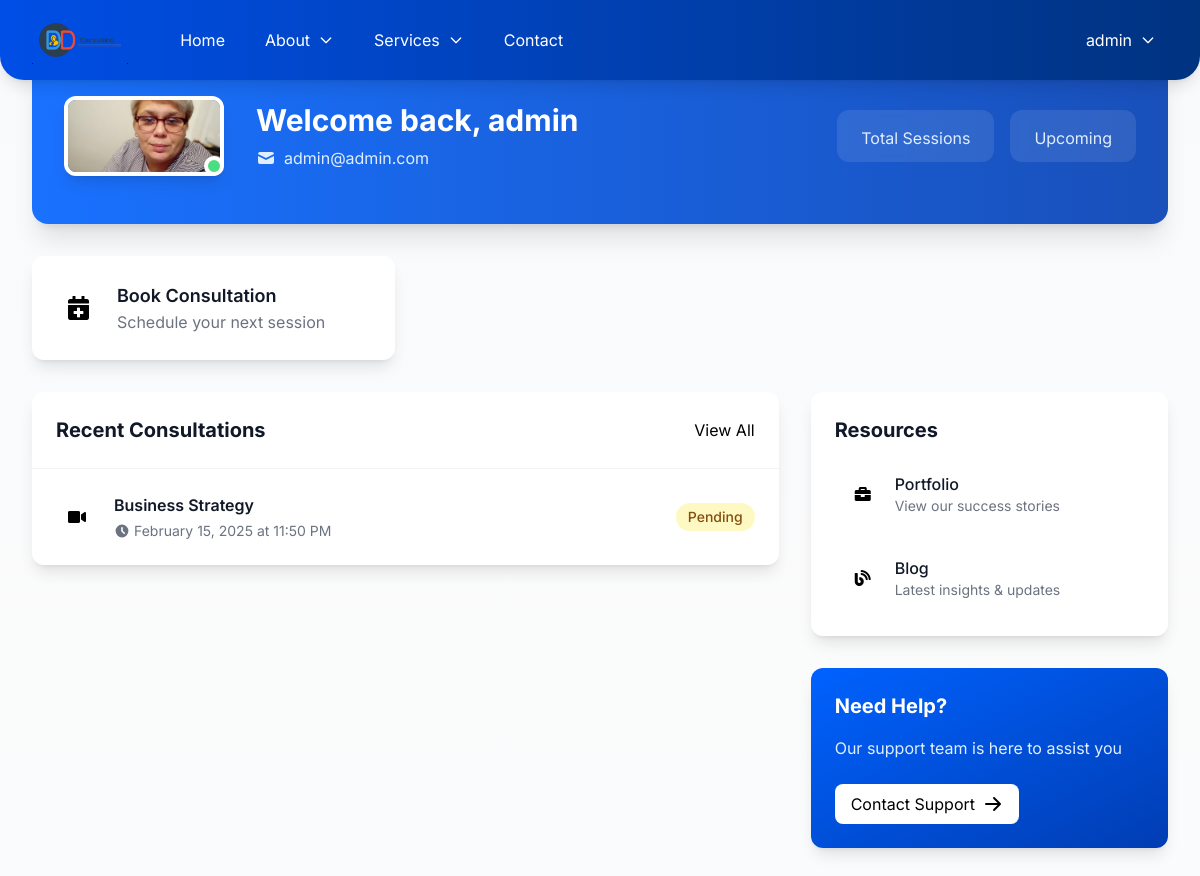
/accounts/dashboard/ (signed in), run on the app's committed database.
### site_settings/models.py (models this page shows, shortened)
class SiteSettings(models.Model):
    site_name = models.CharField(max_length=100)
    tagline = models.CharField(max_length=200, blank=True)
    logo = models.ImageField(upload_to='site/logo/')
    favicon = models.ImageField(upload_to='site/favicon/')
    hero_video = models.FileField(upload_to='site/hero/', blank=True)
    hero_title = models.CharField(max_length=200)
    hero_subtitle = models.TextField()
    about_image = models.ImageField(upload_to='site/about/')
    about_title = models.CharField(max_length=200, null=True)  # Added field
    about_content = models.TextField(null=True)
    email = models.EmailField()
    phone = models.CharField(max_length=20)
    address = models.TextField()
    google_map_embed = models.TextField(blank=True)
    facebook = models.URLField(blank=True)
    twitter = models.URLField(blank=True)
    instagram = models.URLField(blank=True)
    linkedin = models.URLField(blank=True)
    youtube = models.URLField(blank=True)
    meta_title = models.CharField(max_length=200)
    meta_description = models.TextField()
    meta_keywords = models.TextField()
    google_analytics_id = models.CharField(max_length=50, blank=True)
    footer_text = models.TextField()
    copyright_text = models.CharField(max_length=200)
    class Meta:
        verbose_name = 'Site Settings'
        verbose_name_plural = 'Site Settings'

### accounts/models.py (models this page shows, shortened)
class Profile(models.Model):
    user = models.OneToOneField(User, on_delete=models.CASCADE)
    company = models.CharField(max_length=100, blank=True)
    phone = models.CharField(max_length=20, blank=True)
    bio = models.TextField(max_length=500, blank=True)
    profile_image = models.ImageField(upload_to='profiles/', default='profiles/default.png')

### consultations/models.py (models this page shows, shortened)
class Consultation(models.Model):
    CONSULTATION_STATUS = (
        ('pending', 'Pending'),
        ('approved', 'Approved'),
        ('completed', 'Completed'),
        ('cancelled', 'Cancelled')
    )
    user = models.ForeignKey(User, on_delete=models.CASCADE)
    service = models.ForeignKey('core.Service', on_delete=models.CASCADE)
    preferred_date = models.DateField()
    preferred_time = models.TimeField()
    description = models.TextField()
    status = models.CharField(max_length=20, choices=CONSULTATION_STATUS, default='pending')
    created_at = models.DateTimeField(auto_now_add=True)
    updated_at = models.DateTimeField(auto_now=True)
    class Meta:
        ordering = ['-created_at']

### core/models.py (models this page shows, shortened)
class Service(models.Model):
    title = models.CharField(max_length=200)
    description = models.TextField()
    icon = models.CharField(max_length=50)
    created_at = models.DateTimeField(auto_now_add=True)

### accounts/views.py (the view)
# urls.py: path('dashboard/', views.dashboard, name='dashboard'),
@login_required
def dashboard(request):
    if request.method == 'POST':
        form = ProfileUpdateForm(request.POST, request.FILES, instance=request.user.profile)
        if form.is_valid():
            form.save()
            messages.success(request, 'Profile updated successfully!')
            return redirect('accounts:dashboard')
    else:
        form = ProfileUpdateForm(instance=request.user.profile)
    consultations = Consultation.objects.filter(user=request.user).order_by('-created_at')[:5]
    context = {
        'form': form,
        'consultations': consultations,
    }
    return render(request, 'accounts/dashboard.html', context)

### accounts/templates/accounts/dashboard.html (shortened to what this page needs)
{% extends 'base.html' %}
{% block content %}
<div class="min-h-screen bg-gradient-to-b from-gray-50 to-white">
    <div class="max-w-7xl mx-auto py-12 px-4 sm:px-6 lg:px-8">
        <div class="bg-primary rounded-2xl shadow-xl overflow-hidden mb-8" data-aos="fade-up">
            <div class="relative px-8 py-12">
                <div class="absolute inset-0 bg-gradient-to-r from-primary-600 to-primary-800 opacity-90"></div>
                <div class="relative flex items-center justify-between">
                    <div class="flex items-center space-x-8">
                        <div class="relative">
                           <img id="profile-preview"
                             src="{{ request.user.profile.profile_image.url }}"
                             alt="{{ user.username }}"
                             class="w-40 h-20 rounded-xl border-4 border-white object-cover shadow-lg">
                            <div class="absolute bottom-0 right-0 h-5 w-5 bg-green-400 rounded-full border-4 border-white"></div>
                        </div>
                        <div class="text-white">
                            <h1 class="text-3xl font-bold mb-2">
                                Welcome back, {{ request.user.get_full_name|default:request.user.username }}
                            </h1>
                            <div class="flex items-center space-x-4 text-primary-100">
                                <span class="flex items-center">
                                    <svg class="w-5 h-5 mr-2" fill="currentColor" viewBox="0 0 20 20">
                                        <path d="M2.003 5.884L10 9.882l7.997-3.998A2 2 0 0016 4H4a2 2 0 00-1.997 1.884z"/>
                                        <path d="M18 8.118l-8 4-8-4V14a2 2 0 002 2h12a2 2 0 002-2V8.118z"/>
                                    </svg>
                                    {{ request.user.email }}
                                </span>
                            </div>
                        </div>
                    </div>
                    <div class="hidden md:block">
                        <div class="flex space-x-4">
                            <div class="text-center px-6 py-3 bg-white/10 rounded-xl backdrop-blur-sm">
                                <div class="text-primary-100">Total Sessions</div>
                            </div>
                            <div class="text-center px-6 py-3 bg-white/10 rounded-xl backdrop-blur-sm">
                                <div class="text-primary-100">Upcoming</div>
                            </div>
                        </div>
                    </div>
                </div>
            </div>
        </div>
        <div class="grid grid-cols-1 md:grid-cols-3 gap-6 mb-8" data-aos="fade-up">
            <a href="{% url 'consultations:book_consultation' %}"
               class="group relative bg-white rounded-xl shadow-lg p-6 transition duration-300 transform hover:-translate-y-1 hover:shadow-xl overflow-hidden">
                <div class="relative flex items-center space-x-4">
                    <div class="bg-primary/10 rounded-xl p-3 group-hover:bg-white/10">
                        <i class="fas fa-calendar-plus text-2xl text-primary group-hover:text-white"></i>
                    </div>
                    <div>
                        <h3 class="text-lg font-semibold text-gray-900 group-hover:text-white">Book Consultation</h3>
                        <p class="text-gray-500 group-hover:text-white/80">Schedule your next session</p>
                    </div>
                </div>
            </a>
        </div>
        <div class="grid grid-cols-1 lg:grid-cols-3 gap-8">
            <div class="lg:col-span-2">
                <div class="bg-white rounded-xl shadow-lg" data-aos="fade-up">
                    <div class="p-6 border-b border-gray-100">
                        <div class="flex items-center justify-between">
                            <h3 class="text-xl font-bold text-gray-900">Recent Consultations</h3>
                            <a href="{% url 'consultations:my_consultations' %}" class="text-primary hover:text-primary-600">View All</a>
                        </div>
                    </div>
                    {% if consultations %}
                    <div class="divide-y divide-gray-100">
                        {% for consultation in consultations %}
                        <div class="p-6 hover:bg-gray-50 transition-colors">
                            <div class="flex items-center justify-between">
                                <div class="flex items-center space-x-4">
                                    <div class="bg-primary/10 rounded-full p-3">
                                        <i class="fas fa-video text-primary"></i>
                                    </div>
                                    <div>
                                        <h4 class="font-semibold text-gray-900">{{ consultation.service.title }}</h4>
                                        <div class="flex items-center text-sm text-gray-500 mt-1">
                                            <svg class="w-4 h-4 mr-1" fill="currentColor" viewBox="0 0 20 20">
                                                <path fill-rule="evenodd" d="M10 18a8 8 0 100-16 8 8 0 000 16zm1-12a1 1 0 10-2 0v4a1 1 0 00.293.707l2.828 2.829a1 1 0 101.415-1.415L11 9.586V6z" clip-rule="evenodd"/>
                                            </svg>
                                            {{ consultation.preferred_date|date:"F j, Y" }} at {{ consultation.preferred_time|time:"g:i A" }}
                                        </div>
                                    </div>
                                </div>
                                <span class="inline-flex items-center px-3 py-1 rounded-full text-sm font-medium
                                    {% if consultation.status == 'pending' %}bg-yellow-100 text-yellow-800
                                    {% elif consultation.status == 'approved' %}bg-green-100 text-green-800
                                    {% elif consultation.status == 'completed' %}bg-blue-100 text-blue-800
                                    {% else %}bg-red-100 text-red-800{% endif %}">
                                    {{ consultation.status|title }}
                                </span>
                            </div>
                        </div>
                        {% endfor %}
                    </div>
                    {% endif %}
                </div>
            </div>
            <div class="space-y-8">
                <div class="bg-white rounded-xl shadow-lg p-6" data-aos="fade-up">
                    <h3 class="text-xl font-bold text-gray-900 mb-4">Resources</h3>
                    <div class="space-y-4">
                        <a href="{% url 'core:portfolio' %}"
                           class="flex items-center p-3 rounded-lg hover:bg-gray-50 transition-colors">
                            <div class="bg-primary/10 rounded-lg p-2 mr-4">
                                <i class="fas fa-briefcase text-primary"></i>
                            </div>
                            <div>
                                <h4 class="font-medium text-gray-900">Portfolio</h4>
                                <p class="text-sm text-gray-500">View our success stories</p>
                            </div>
                        </a>
                        <a href="{% url 'blog:post_list' %}"
                           class="flex items-center p-3 rounded-lg hover:bg-gray-50 transition-colors">
                            <div class="bg-primary/10 rounded-lg p-2 mr-4">
                                <i class="fas fa-blog text-primary"></i>
                            </div>
                            <div>
                                <h4 class="font-medium text-gray-900">Blog</h4>
                                <p class="text-sm text-gray-500">Latest insights & updates</p>
                            </div>
                        </a>
                    </div>
                </div>
                <div class="bg-gradient-to-br from-primary-600 to-primary-800 rounded-xl shadow-lg p-6 text-white" data-aos="fade-up">
                    <h3 class="text-xl font-bold mb-4">Need Help?</h3>
                    <p class="text-primary-100 mb-6">Our support team is here to assist you</p>
                    <a href="{% url 'core:contact' %}"
                       class="inline-flex items-center px-4 py-2 bg-white text-black rounded-lg hover:bg-primary-50 transition-colors">
                        Contact Support
                        <svg class="w-5 h-5 ml-2" fill="currentColor" viewBox="0 0 20 20">
                            <path fill-rule="evenodd" d="M10.293 3.293a1 1 0 011.414 0l6 6a1 1 0 010 1.414l-6 6a1 1 0 01-1.414-1.414L14.586 11H3a1 1 0 110-2h11.586l-4.293-4.293a1 1 0 010-1.414z" clip-rule="evenodd"/>
                        </svg>
                    </a>
                </div>
            </div>
        </div>
    </div>
</div>
{% endblock %}

### templates/components/navbar.html (shortened to what this page needs)
<nav class="fixed top-0 left-0 right-0 z-50 bg-gradient-to-r from-primary-700 to-primary-900 rounded-b-3xl shadow-lg">
    <div class="h-20 mx-auto px-4 sm:px-6 lg:px-8">
        <div class="flex items-center justify-between h-20">
            <div class="flex items-center">
                <div class="flex-shrink-0">
                    <a href="{% url 'core:home' %}" class="flex items-center space-x-2">
                        {% if site_settings.logo %}
                            <img src="{{ site_settings.logo.url }}"
                                 alt="{{ site_settings.site_name }}"
                                 class="h-12 w-auto">
                        {% else %}
                            <span class="text-white font-bold text-2xl tracking-tight">D&D</span>
                            <span class="text-primary-200 font-medium">Consulting</span>
                        {% endif %}
                    </a>
                </div>
                <div class="hidden lg:block">
                    <div class="ml-10 flex items-baseline space-x-4">
                        <a href="{% url 'core:home' %}" class="text-white hover:bg-primary-600 px-3 py-2 rounded-md transition duration-300">Home</a>
                        <div class="relative group" x-data="{ open: false }" @click.away="open = false">
                            <button @click="open = !open"
                                    class="text-white hover:bg-primary-600 px-3 py-2 rounded-md inline-flex items-center transition duration-300">
                                <span>About</span>
                                <svg class="ml-2 h-4 w-4 transform" :class="{'rotate-180': open}" fill="none" stroke="currentColor" viewBox="0 0 24 24">
                                    <path stroke-linecap="round" stroke-linejoin="round" stroke-width="2" d="M19 9l-7 7-7-7"/>
                                </svg>
                            </button>
                        </div>
                        <div class="relative group" x-data="{ open: false }" @click.away="open = false">
                            <button @click="open = !open"
                                    class="text-white hover:bg-primary-600 px-3 py-2 rounded-md inline-flex items-center transition duration-300">
                                <span>Services</span>
                                <svg class="ml-2 h-4 w-4 transform" :class="{'rotate-180': open}" fill="none" stroke="currentColor" viewBox="0 0 24 24">
                                    <path stroke-linecap="round" stroke-linejoin="round" stroke-width="2" d="M19 9l-7 7-7-7"/>
                                </svg>
                            </button>
                        </div>
                        <a href="{% url 'core:contact' %}" class="text-white hover:bg-primary-600 px-3 py-2 rounded-md transition duration-300">Contact</a>
                    </div>
                </div>
            </div>
<div class="hidden lg:block">
    <div class="flex items-center space-x-4">
        {% if user.is_authenticated %}
            <div class="relative" x-data="{ open: false }" @click.away="open = false">
                <button @click="open = !open"
                        class="text-white hover:bg-primary-600 px-3 py-2 rounded-md inline-flex items-center transition duration-300">
                    <span>{{ user.get_full_name|default:user.username }}</span>
                    <svg class="ml-2 h-4 w-4 transform" :class="{'rotate-180': open}" fill="none" stroke="currentColor" viewBox="0 0 24 24">
                        <path stroke-linecap="round" stroke-linejoin="round" stroke-width="2" d="M19 9l-7 7-7-7"/>
                    </svg>
                </button>
            </div>
        {% endif %}
    </div>
</div>
        </div>
    </div>
</nav>

### templates/base.html (style rules this page uses)
html { scroll-behavior: smooth; }

### data on the page
SiteSettings: logo (picture)
Consultation: service "Business Strategy", preferred_date "February 15, 2025", preferred_time "11:50 PM", status "Pending"

### other printed values
{{ user.get_full_name|default:user.username }} "admin"
{{ request.user.get_full_name|default:request.user.username }} "admin"
{{ request.user.email }} "admin@admin.com"
